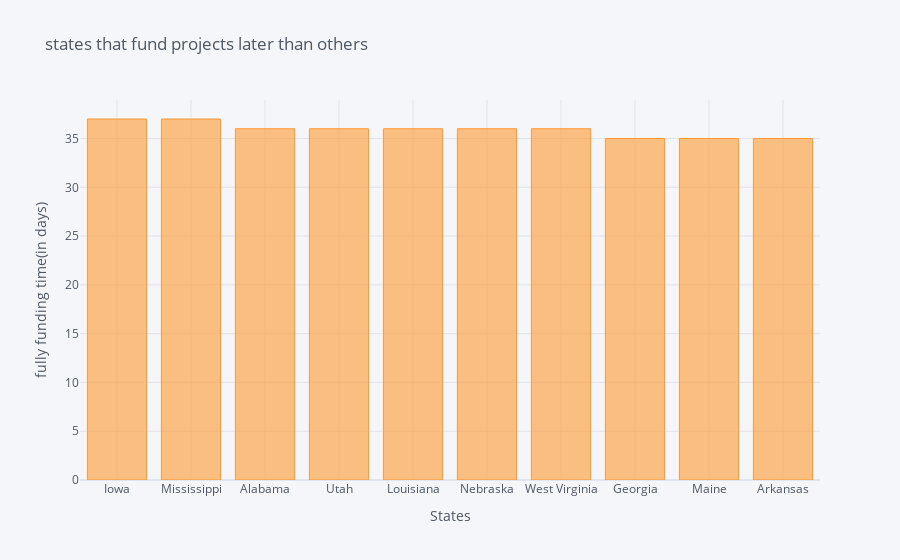

Notebook source saved alongside this figure:
### Code cell
slow_funding = slow[slow>32].sort_values(ascending = False).head(10)
slow_funding.iplot(kind='bar' , xTitle='States' , yTitle='fully funding time(in days)',
                  title='states that fund projects later than others',
                  )

### Figure 1 — Plotly figure (JSON) as saved in the notebook; plotly's stock layout.template omitted (floating-point values rounded to 4 significant figures)
{"data": [{"marker": {"color": "rgba(255, 153, 51, 0.6)", "line": {"color": "rgba(255, 153, 51, 1.0)", "width": 1}}, "name": "Funding Time", "orientation": "v", "text": "", "type": "bar", "x": ["Iowa", "Mississippi", "Alabama", "Utah", "Louisiana", "Nebraska", "West Virginia", "Georgia", "Maine", "Arkansas"], "y": [37, 37, 36, 36, 36, 36, 36, 35, 35, 35]}], "layout": {"legend": {"bgcolor": "#F5F6F9", "font": {"color": "#4D5663"}}, "paper_bgcolor": "#F5F6F9", "plot_bgcolor": "#F5F6F9", "title": {"font": {"color": "#4D5663"}, "text": "states that fund projects later than others"}, "xaxis": {"gridcolor": "#E1E5ED", "showgrid": true, "tickfont": {"color": "#4D5663"}, "title": {"font": {"color": "#4D5663"}, "text": "States"}, "zerolinecolor": "#E1E5ED"}, "yaxis": {"gridcolor": "#E1E5ED", "showgrid": true, "tickfont": {"color": "#4D5663"}, "title": {"font": {"color": "#4D5663"}, "text": "fully funding time(in days)"}, "zerolinecolor": "#E1E5ED"}}}
